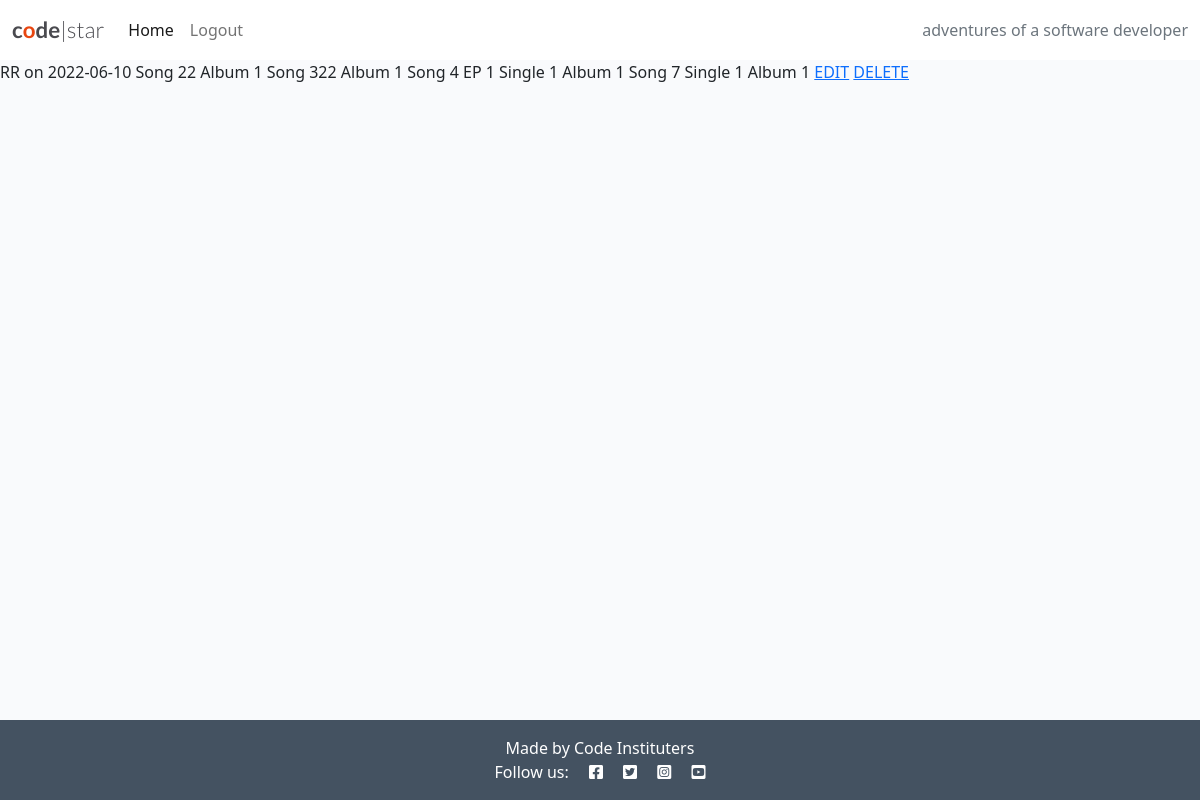
/setlist/setlist-detail/1/ (signed in), run on the app's committed database.
### setlist/models.py (models this page shows, shortened)
class Setlist(models.Model):
    gig = models.OneToOneField('home.Gig', related_name='setlist_gig', on_delete=models.CASCADE, null=True)
    author = models.ForeignKey(User, on_delete=models.SET_NULL, null=True)
    song = models.ManyToManyField(Song)
    status = models.IntegerField(choices=STATUS, default=0)
    agree = models.ManyToManyField(User, related_name='setlist_agree', blank=True)
    disagree = models.ManyToManyField(User, related_name='setlist_disagree', blank=True)
    def __str__(self):
        return f"{self.gig.venue} on {self.gig.date}"

class Venue(models.Model):
    name = models.CharField(max_length=200)
    city = models.CharField(max_length=200)
    def __str__(self):
        return self.name

class Song(models.Model):
    title = models.CharField(max_length=200)
    slug = models.SlugField(max_length=200, unique=True, null=True)

class Release(models.Model):
    title = models.CharField(max_length=200)
    songs = models.ManyToManyField(Song, related_name="releases")
    slug = models.SlugField(max_length=200, unique=True, null=True)
    def __str__(self):
        return self.title

### home/models.py (models this page shows, shortened)
class Gig(models.Model):
    date = models.DateField(auto_now_add=False, auto_now=False, blank=True, null=True)
    venue = models.ForeignKey('setlist.Venue', on_delete=models.CASCADE, null=True)
    featured_image = CloudinaryField('image', default='placeholder')

### setlist/views.py (the view)
# urls.py: path('setlist-detail/<str:pk>/', setlist_detail, name='detail'),
@login_required
def setlist_detail(request, pk):
    setlist = Setlist.objects.get(id=pk)
    context = {
        'setlist': setlist,
    }
    return render(request, 'setlist/setlist-detail.html', context)

### setlist/templates/setlist/setlist-detail.html (shortened to what this page needs)
{% extends 'base.html' %}
{% block content %}
{{ setlist }}
{% for song in setlist.song.all %}
    {{ song.title }}
    {% for release in song.releases.all %}
        {{ release }}
    {% endfor %}
{% endfor %}
{% if user.id == setlist.author.id %}
        <a href="{% url 'edit_setlist' setlist.id %}">EDIT</a>
        <a href="{% url 'delete_setlist' setlist.id %}">DELETE</a>
{% endif %}
{% endblock %}

### static/css/style.css (style rules this page uses)
body { background-color: #F9FAFC; }
.main-bg { background-color: #F9FAFC; }

### data on the page
Setlist: gig.date "RR on 2022-06-10"
Song: title "Song 22"
Release: title "Album 1"
Song: title "Song 322"
Song: title "Song 4"
Release: title "EP 1"
Release: title "Single 1"
Song: title "Song 7"
